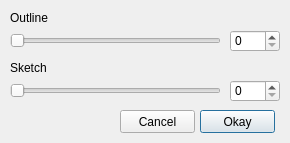
<?xml version="1.0" encoding="UTF-8"?>
<ui version="4.0">
 <class>DLG_Sketch</class>
 <widget class="QDialog" name="DLG_Sketch">
  <property name="windowModality">
   <enum>Qt::WindowModal</enum>
  </property>
  <property name="geometry">
   <rect>
    <x>0</x>
    <y>0</y>
    <width>290</width>
    <height>143</height>
   </rect>
  </property>
  <property name="windowTitle">
   <string>Dialog</string>
  </property>
  <widget class="QSlider" name="slider_outline">
   <property name="geometry">
    <rect>
     <x>10</x>
     <y>30</y>
     <width>211</width>
     <height>22</height>
    </rect>
   </property>
   <property name="minimum">
    <number>0</number>
   </property>
   <property name="maximum">
    <number>255</number>
   </property>
   <property name="value">
    <number>0</number>
   </property>
   <property name="orientation">
    <enum>Qt::Horizontal</enum>
   </property>
  </widget>
  <widget class="QSpinBox" name="spinBox_outline">
   <property name="geometry">
    <rect>
     <x>230</x>
     <y>30</y>
     <width>50</width>
     <height>22</height>
    </rect>
   </property>
   <property name="minimum">
    <number>0</number>
   </property>
   <property name="maximum">
    <number>255</number>
   </property>
  </widget>
  <widget class="QLabel" name="lbl_outline">
   <property name="geometry">
    <rect>
     <x>10</x>
     <y>10</y>
     <width>61</width>
     <height>16</height>
    </rect>
   </property>
   <property name="text">
    <string>Outline</string>
   </property>
  </widget>
  <widget class="QLabel" name="lbl_sketch">
   <property name="geometry">
    <rect>
     <x>10</x>
     <y>60</y>
     <width>61</width>
     <height>16</height>
    </rect>
   </property>
   <property name="text">
    <string>Sketch</string>
   </property>
  </widget>
  <widget class="QSlider" name="slider_sketch">
   <property name="geometry">
    <rect>
     <x>10</x>
     <y>80</y>
     <width>211</width>
     <height>22</height>
    </rect>
   </property>
   <property name="minimum">
    <number>0</number>
   </property>
   <property name="maximum">
    <number>255</number>
   </property>
   <property name="orientation">
    <enum>Qt::Horizontal</enum>
   </property>
  </widget>
  <widget class="QSpinBox" name="spinBox_sketch">
   <property name="geometry">
    <rect>
     <x>230</x>
     <y>80</y>
     <width>50</width>
     <height>22</height>
    </rect>
   </property>
   <property name="minimum">
    <number>0</number>
   </property>
   <property name="maximum">
    <number>255</number>
   </property>
  </widget>
  <widget class="QPushButton" name="btn_ok">
   <property name="geometry">
    <rect>
     <x>200</x>
     <y>110</y>
     <width>75</width>
     <height>23</height>
    </rect>
   </property>
   <property name="text">
    <string>Okay</string>
   </property>
  </widget>
  <widget class="QPushButton" name="btn_cancel">
   <property name="geometry">
    <rect>
     <x>120</x>
     <y>110</y>
     <width>75</width>
     <height>23</height>
    </rect>
   </property>
   <property name="text">
    <string>Cancel</string>
   </property>
  </widget>
 </widget>
 <resources/>
 <connections/>
</ui>
